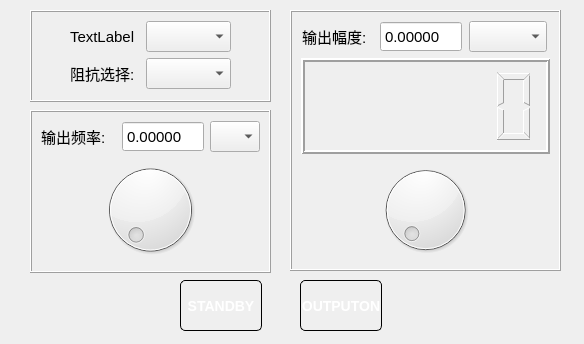
<?xml version="1.0" encoding="UTF-8"?>
<ui version="4.0">
 <class>FunWaveDialog</class>
 <widget class="QDialog" name="FunWaveDialog">
  <property name="geometry">
   <rect>
    <x>0</x>
    <y>0</y>
    <width>584</width>
    <height>344</height>
   </rect>
  </property>
  <property name="windowTitle">
   <string>函数波形</string>
  </property>
  <property name="windowIcon">
   <iconset resource="resourcefile.qrc">
    <normaloff>:/Icon/Icon/wave-5.png</normaloff>:/Icon/Icon/wave-5.png</iconset>
  </property>
  <widget class="QPushButton" name="OutputOn_pushBtn">
   <property name="geometry">
    <rect>
     <x>300</x>
     <y>280</y>
     <width>82</width>
     <height>51</height>
    </rect>
   </property>
   <property name="font">
    <font>
     <pointsize>-1</pointsize>
     <weight>75</weight>
     <italic>false</italic>
     <bold>true</bold>
    </font>
   </property>
   <property name="styleSheet">
    <string notr="true">QPushButton {
    border: 1px solid #000000;
    border-radius: 5px;
    background-color: qlineargradient(x1: 0, y1: 0, x2: 0, y2: 1,
                                   stop: 0 #dedede, stop: 0.5 #434343,
                                   stop: 0.51 #000000, stop: 1 #656a6d);
    color: #FFFFFF;
    font: bold 14px;
    min-width: 80px;
}

QPushButton:pressed {
    background-color: qlineargradient(x1: 0, y1: 0, x2: 0, y2: 1,
                                   stop: 0 #cfcccc, stop: 0.5 #333232,
                                   stop: 0.51 #000000, stop: 1 #585c5f);
    color: #00CC00;
}
QPushButton:flat {
    border: none;
}</string>
   </property>
   <property name="text">
    <string>OUTPUTON</string>
   </property>
  </widget>
  <widget class="QPushButton" name="StandBy_pushBtn">
   <property name="geometry">
    <rect>
     <x>180</x>
     <y>280</y>
     <width>82</width>
     <height>51</height>
    </rect>
   </property>
   <property name="font">
    <font>
     <pointsize>-1</pointsize>
     <weight>75</weight>
     <italic>false</italic>
     <bold>true</bold>
    </font>
   </property>
   <property name="styleSheet">
    <string notr="true">QPushButton {
    border: 1px solid #000000;
    border-radius: 5px;
    background-color: qlineargradient(x1: 0, y1: 0, x2: 0, y2: 1,
                                   stop: 0 #dedede, stop: 0.5 #434343,
                                   stop: 0.51 #000000, stop: 1 #656a6d);
    color: #FFFFFF;
    font: bold 14px;
    min-width: 80px;
}

QPushButton:pressed {
    background-color: qlineargradient(x1: 0, y1: 0, x2: 0, y2: 1,
                                   stop: 0 #cfcccc, stop: 0.5 #333232,
                                   stop: 0.51 #000000, stop: 1 #585c5f);
    color: #00CC00;
}
QPushButton:flat {
    border: none;
}</string>
   </property>
   <property name="text">
    <string>STANDBY</string>
   </property>
  </widget>
  <widget class="QFrame" name="frame">
   <property name="geometry">
    <rect>
     <x>30</x>
     <y>10</y>
     <width>241</width>
     <height>92</height>
    </rect>
   </property>
   <property name="frameShape">
    <enum>QFrame::Box</enum>
   </property>
   <property name="frameShadow">
    <enum>QFrame::Raised</enum>
   </property>
   <layout class="QGridLayout" name="gridLayout_3">
    <item row="0" column="0">
     <layout class="QHBoxLayout" name="horizontalLayout_21">
      <item>
       <widget class="QLabel" name="FunWaveNo_Label">
        <property name="minimumSize">
         <size>
          <width>70</width>
          <height>31</height>
         </size>
        </property>
        <property name="maximumSize">
         <size>
          <width>70</width>
          <height>31</height>
         </size>
        </property>
        <property name="font">
         <font>
          <pointsize>11</pointsize>
         </font>
        </property>
        <property name="text">
         <string>TextLabel</string>
        </property>
       </widget>
      </item>
      <item>
       <widget class="QComboBox" name="FunWaveNo_Cmb">
        <property name="minimumSize">
         <size>
          <width>85</width>
          <height>31</height>
         </size>
        </property>
        <property name="maximumSize">
         <size>
          <width>85</width>
          <height>31</height>
         </size>
        </property>
        <property name="font">
         <font>
          <pointsize>11</pointsize>
         </font>
        </property>
       </widget>
      </item>
     </layout>
    </item>
    <item row="1" column="0">
     <layout class="QHBoxLayout" name="horizontalLayout_2">
      <item>
       <widget class="QLabel" name="FunWaveOhm_Label">
        <property name="minimumSize">
         <size>
          <width>70</width>
          <height>31</height>
         </size>
        </property>
        <property name="maximumSize">
         <size>
          <width>70</width>
          <height>31</height>
         </size>
        </property>
        <property name="font">
         <font>
          <pointsize>11</pointsize>
         </font>
        </property>
        <property name="frameShape">
         <enum>QFrame::NoFrame</enum>
        </property>
        <property name="lineWidth">
         <number>2</number>
        </property>
        <property name="text">
         <string>阻抗选择:</string>
        </property>
        <property name="textFormat">
         <enum>Qt::AutoText</enum>
        </property>
        <property name="buddy">
         <cstring>DcWaveNo_Cmb</cstring>
        </property>
       </widget>
      </item>
      <item>
       <widget class="QComboBox" name="FunOhm_Cmb">
        <property name="minimumSize">
         <size>
          <width>85</width>
          <height>31</height>
         </size>
        </property>
        <property name="maximumSize">
         <size>
          <width>85</width>
          <height>31</height>
         </size>
        </property>
        <property name="font">
         <font>
          <family>Andalus</family>
          <pointsize>11</pointsize>
         </font>
        </property>
        <property name="autoFillBackground">
         <bool>false</bool>
        </property>
        <property name="styleSheet">
         <string notr="true"/>
        </property>
        <property name="currentText">
         <string/>
        </property>
        <property name="currentIndex">
         <number>-1</number>
        </property>
       </widget>
      </item>
     </layout>
    </item>
   </layout>
  </widget>
  <widget class="QFrame" name="frame_10">
   <property name="geometry">
    <rect>
     <x>30</x>
     <y>110</y>
     <width>241</width>
     <height>163</height>
    </rect>
   </property>
   <property name="frameShape">
    <enum>QFrame::Box</enum>
   </property>
   <property name="frameShadow">
    <enum>QFrame::Raised</enum>
   </property>
   <layout class="QGridLayout" name="gridLayout">
    <item row="0" column="0">
     <layout class="QVBoxLayout" name="verticalLayout">
      <item>
       <layout class="QHBoxLayout" name="horizontalLayout_20">
        <item>
         <widget class="QLabel" name="FunWaveFreq_Label">
          <property name="minimumSize">
           <size>
            <width>75</width>
            <height>31</height>
           </size>
          </property>
          <property name="maximumSize">
           <size>
            <width>75</width>
            <height>31</height>
           </size>
          </property>
          <property name="font">
           <font>
            <pointsize>11</pointsize>
           </font>
          </property>
          <property name="text">
           <string>输出频率:</string>
          </property>
         </widget>
        </item>
        <item>
         <widget class="QDoubleSpinBox" name="FunWaveFreq_Dsb">
          <property name="minimumSize">
           <size>
            <width>82</width>
            <height>31</height>
           </size>
          </property>
          <property name="maximumSize">
           <size>
            <width>82</width>
            <height>31</height>
           </size>
          </property>
          <property name="font">
           <font>
            <pointsize>11</pointsize>
           </font>
          </property>
          <property name="buttonSymbols">
           <enum>QAbstractSpinBox::NoButtons</enum>
          </property>
          <property name="decimals">
           <number>5</number>
          </property>
          <property name="maximum">
           <double>1000.000000000000000</double>
          </property>
         </widget>
        </item>
        <item>
         <widget class="QComboBox" name="FunWaveFreqUnit_Cmb">
          <property name="minimumSize">
           <size>
            <width>50</width>
            <height>31</height>
           </size>
          </property>
          <property name="maximumSize">
           <size>
            <width>50</width>
            <height>31</height>
           </size>
          </property>
          <property name="font">
           <font>
            <pointsize>11</pointsize>
           </font>
          </property>
         </widget>
        </item>
       </layout>
      </item>
      <item>
       <widget class="QDial" name="FunWaveFreq_Dial"/>
      </item>
     </layout>
    </item>
   </layout>
  </widget>
  <widget class="QFrame" name="frame_9">
   <property name="geometry">
    <rect>
     <x>290</x>
     <y>10</y>
     <width>271</width>
     <height>261</height>
    </rect>
   </property>
   <property name="frameShape">
    <enum>QFrame::Box</enum>
   </property>
   <property name="frameShadow">
    <enum>QFrame::Raised</enum>
   </property>
   <layout class="QGridLayout" name="gridLayout_2">
    <item row="0" column="0">
     <layout class="QVBoxLayout" name="verticalLayout_2">
      <item>
       <layout class="QHBoxLayout" name="horizontalLayout_19">
        <item>
         <widget class="QLabel" name="FunWaveAmp_Label">
          <property name="minimumSize">
           <size>
            <width>71</width>
            <height>31</height>
           </size>
          </property>
          <property name="maximumSize">
           <size>
            <width>71</width>
            <height>31</height>
           </size>
          </property>
          <property name="font">
           <font>
            <pointsize>11</pointsize>
           </font>
          </property>
          <property name="text">
           <string>输出幅度:</string>
          </property>
         </widget>
        </item>
        <item>
         <widget class="QDoubleSpinBox" name="FunWaveAmp_Dsb">
          <property name="minimumSize">
           <size>
            <width>82</width>
            <height>31</height>
           </size>
          </property>
          <property name="maximumSize">
           <size>
            <width>82</width>
            <height>31</height>
           </size>
          </property>
          <property name="font">
           <font>
            <pointsize>11</pointsize>
           </font>
          </property>
          <property name="buttonSymbols">
           <enum>QAbstractSpinBox::NoButtons</enum>
          </property>
          <property name="decimals">
           <number>5</number>
          </property>
          <property name="maximum">
           <double>150.000000000000000</double>
          </property>
         </widget>
        </item>
        <item>
         <widget class="QComboBox" name="FunWaveAmpUnit_Cmb">
          <property name="minimumSize">
           <size>
            <width>78</width>
            <height>31</height>
           </size>
          </property>
          <property name="maximumSize">
           <size>
            <width>78</width>
            <height>31</height>
           </size>
          </property>
          <property name="font">
           <font>
            <pointsize>11</pointsize>
           </font>
          </property>
         </widget>
        </item>
       </layout>
      </item>
      <item>
       <widget class="QLCDNumber" name="lcdNumber">
        <property name="styleSheet">
         <string notr="true"/>
        </property>
        <property name="lineWidth">
         <number>2</number>
        </property>
        <property name="smallDecimalPoint">
         <bool>true</bool>
        </property>
        <property name="segmentStyle">
         <enum>QLCDNumber::Outline</enum>
        </property>
       </widget>
      </item>
      <item>
       <widget class="QDial" name="FunWaveAmp_Dial"/>
      </item>
     </layout>
    </item>
   </layout>
  </widget>
 </widget>
 <resources>
  <include location="resourcefile.qrc"/>
 </resources>
 <connections/>
</ui>
